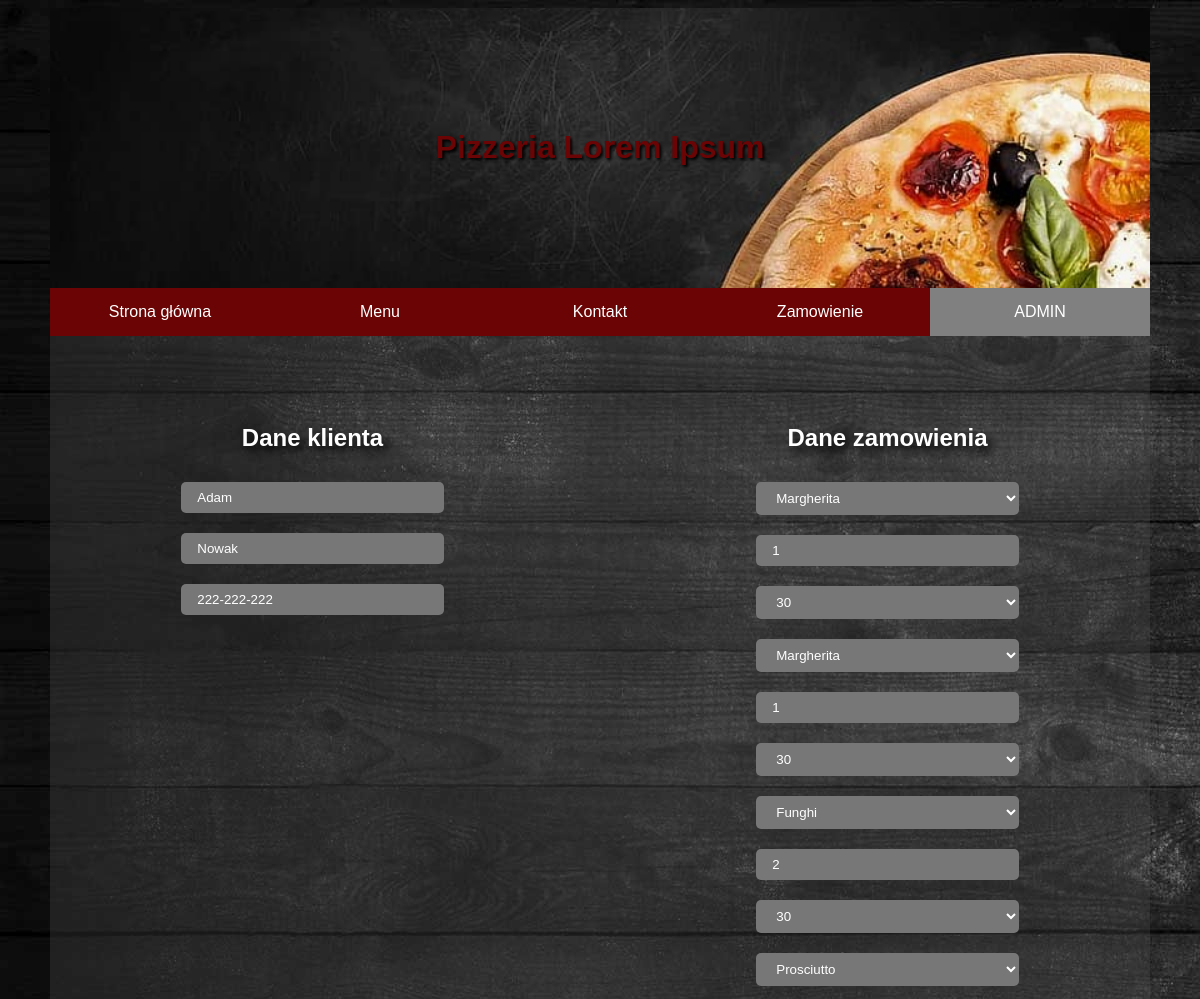
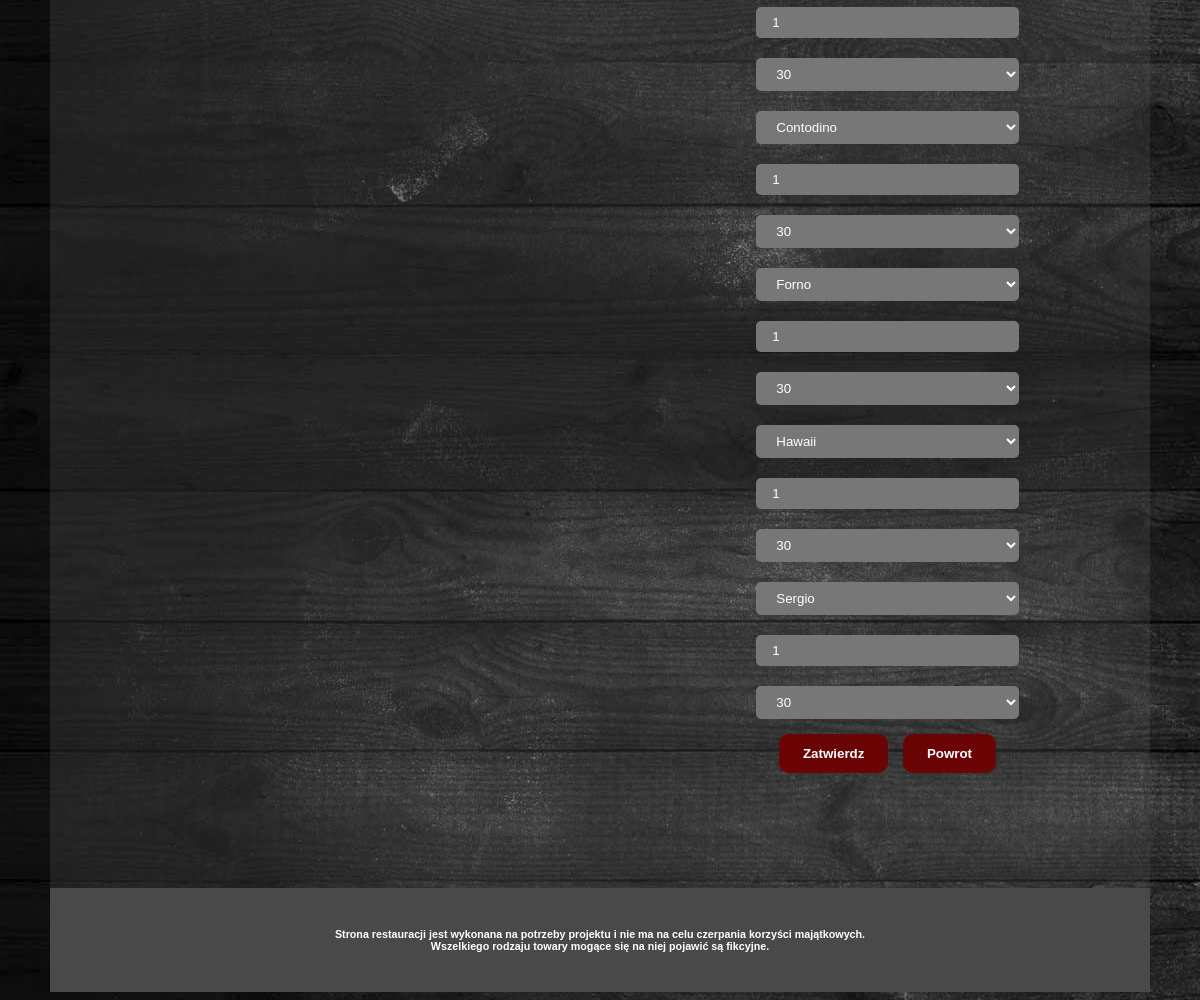
/PHP/edit.php?id=1 (signed in), run on the app's committed database (2 pictures, top to bottom).
### tables this page shows
CREATE TABLE `client` (
  `id` int(11) NOT NULL,
  `name` varchar(50) NOT NULL,
  `surname` varchar(70) NOT NULL,
  `phone_number` varchar(11) NOT NULL,
  `city` varchar(50) NOT NULL,
  `street` varchar(50) NOT NULL,
  `building_number` int(11) NOT NULL,
  `apartment_number` int(11) DEFAULT NULL
);

CREATE TABLE `menu_orders` (
  `orders_id` int(11) NOT NULL,
  `menu_id` int(11) NOT NULL,
  `quantity` int(11) NOT NULL,
  `size` int(11) NOT NULL
);

### PHP/edit.php (the view, shortened to what this page needs)
<!DOCTYPE html>
<?php
@$conn= new mysqli('localhost','root','','pizzeria');
$queryMenu="SELECT id, name FROM menu";
$resultMenu=$conn->query($queryMenu);
$id = intval($_GET['id']) ?? null;
$queryPersonData="SELECT name, surname, phone_number FROM orders JOIN client
ON (orders.client_id = client.id) WHERE orders.id = $id;";
$resultPersonData=$conn->query($queryPersonData);
$rowPersonData=$resultPersonData->fetch_assoc();
$orderData="SELECT orders.id, menu.id as menu_id, menu.name, menu_orders.quantity, menu_orders.size FROM orders
            JOIN menu_orders ON (orders.id = menu_orders.orders_id)
            JOIN menu ON (menu_orders.menu_id = menu.id) WHERE orders.id = $id;";
$resultOrderData=$conn->query($orderData);
?>
<html lang="en">
<head>
    <link rel="stylesheet" href="../css/style.css" />
</head>
<body>
    <div class="main">
        <header>
            <h1>Pizzeria Lorem Ipsum</h1>
        </header>
        <nav>
            <a class="menu" href="#" onClick="callReload('index.php', 'content', 'Trwa ładowanie strony...')">Strona główna</a>
            <a class="menu" href="#menu" onClick="callReload('menu.php', 'content', 'Trwa ładowanie strony...')">Menu</a>
            <a class="menu" href="#kontakt" onClick="callReload('contact.php', 'content', 'Trwa ładowanie strony...')">Kontakt</a>
            <a class="menu " href="#zamowienia" onClick="callReload('order.php', 'content', 'Trwa ładowanie strony...')">Zamowienie</a>
            <a class="menu active" href="#admin" onClick="callReload('admin.php', 'content', 'Trwa ładowanie strony...')">ADMIN</a>
        </nav>
        <br/>
            <form>
                <div class="edit">
                    <div class="item-edit">
                        <h2>Dane klienta</h2>
                        <input class="edit" type="text" name="Name" placeholder="Imie"
                                value="<?= $rowPersonData['name']?>"/></br>
                        <input class="edit" type="text" name="Surname" placeholder="Nazwisko"
                                value="<?= $rowPersonData['surname']?>"/></br>
                        <input class="edit" type="tel" name="PhoneNumber" placeholder="Telefon: 123-456-789"
                                pattern="[0-9]{3}-[0-9]{3}-[0-9]{3}" value="<?= $rowPersonData['phone_number']?>"/>
                    </div>
                    <div class="item-edit">
                        <h2>Dane zamowienia</h2>
                        <?php
                            while($rowOrderData=$resultOrderData->fetch_assoc())
                            {
                            echo "<select class='edit' name='PizzaId'>";
                                    $resultMenu->data_seek(0);
                                    while($rowMenu=$resultMenu->fetch_assoc()){
                                        if($rowMenu['id'] == $rowOrderData['menu_id'])
                                        {
                                            echo "<option value=${rowMenu['id']} selected> ${rowMenu['name']} </option>";
                                        }
                                        else
                                        {
                                            echo "<option value=${rowMenu['id']}> ${rowMenu['name']} </option>";
                                        }
                                    }
                                echo "</select>
                                <input class='edit' type='number' name='Quantity' placeholder='Ilość' value='${rowOrderData['quantity']}' min = '1' max = '99'/></br>
                                <select class='edit' name='Size'>
                                            <option value=30>30</option>
                                            <option value=40>40</option>
                                </select></br>";
                            }
                        ?>
                        <input class="button" type="button"
                        onclick="Edit(Name.value, Surname.value, PhoneNumber.value, PizzaId.value, Quantity.value, Size.value,'<?=$id?>')" value="Zatwierdz"/>
                        <input class="button" type="button" onClick="callReload('admin.php', 'content', 'Trwa ładowanie strony...')" value="Powrot" />
                    </div>
                </div>
            </form>
            <footer>
                <h6>
                Strona restauracji jest wykonana na potrzeby projektu i nie ma na celu czerpania korzyści majątkowych. <br />
                Wszelkiego rodzaju towary mogące się na niej pojawić są fikcyjne. <br />
                </h6>
            </footer>
        </div>
</body>

### css/style.css (style rules this page uses)
div.main { text-align: center; max-width: 1100px; margin: 0 auto 0 auto; background-color: rgba(80,80,80,0.3); }
.item-edit { width: 100%; margin: 0 auto; }
div.edit { color: white; text-shadow: 5px 5px 10px black; display: grid; grid-template-columns: repeat(2, 1fr); justify-content: center; gap: 50px; padding-top: 50px; padding-bottom: 100px; height: 100%; }
input[type="number"] { -moz-appearance: textfield; }
input.zamowienie, select { box-sizing: border-box; border: 0; border-radius: 5px; background-color: #777; color: white; padding: 8px 16px; margin: 10px 20px; width: 90%; }
::placeholder { color: white; opacity: 0.85; }
input.edit, select.edit { box-sizing: border-box; border: 0; border-radius: 5px; background-color: #777; color: white; padding: 8px 16px; margin: 10px 20px; width: 50%; }
input.button { background-color: #6b0404; color: white; font-weight: bold; border: black; padding: 12px 24px; margin: 5px; border-radius: 10px; cursor: pointer; }
nav { background-color: #6b0404; top: 0px; display: flex; width: 100%; }
a.menu { display: block; width: 100%; padding: 15px 30px; color: white; text-decoration: solid; }
a.active { background-color: gray; }
header { background-image: url(../assets/T1.jpg); background-repeat: no-repeat; background-size: 1100px; padding:100px; background-position-y: 70%; color:#6b0404; text-shadow: 2px 2px 3px black; }
footer { padding: 15px; background-color: rgb(73, 73, 73); color: white; text-align: center; }

### data on the page
client: Name "Adam", Surname "Nowak", PhoneNumber "222-222-222"
menu_orders: Quantity "1"
menu_orders: Quantity "1"
menu_orders: Quantity "2"
menu_orders: Quantity "1"
menu_orders: Quantity "1"
menu_orders: Quantity "1"
menu_orders: Quantity "1"
menu_orders: Quantity "1"

### other printed values
form field PizzaId "Margherita"
form field PizzaId "Funghi"
form field PizzaId "Prosciutto"
form field PizzaId "Contodino"
form field PizzaId "Forno"
form field PizzaId "Hawaii"
form field PizzaId "Sergio"
